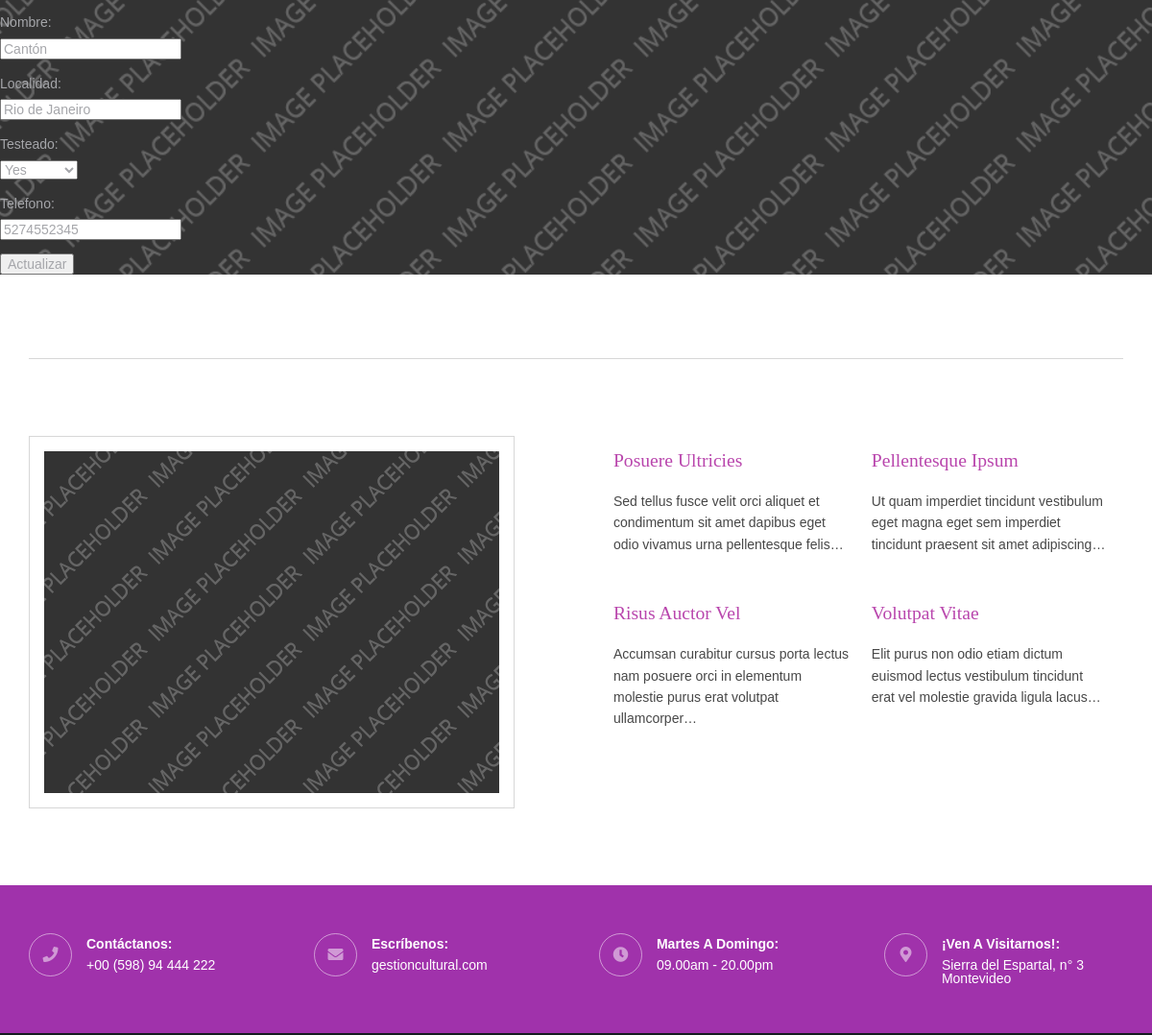
/gestion_cultural/actualiza-gastronomia/3 (middle part), run on an earlier commit of the app's database.
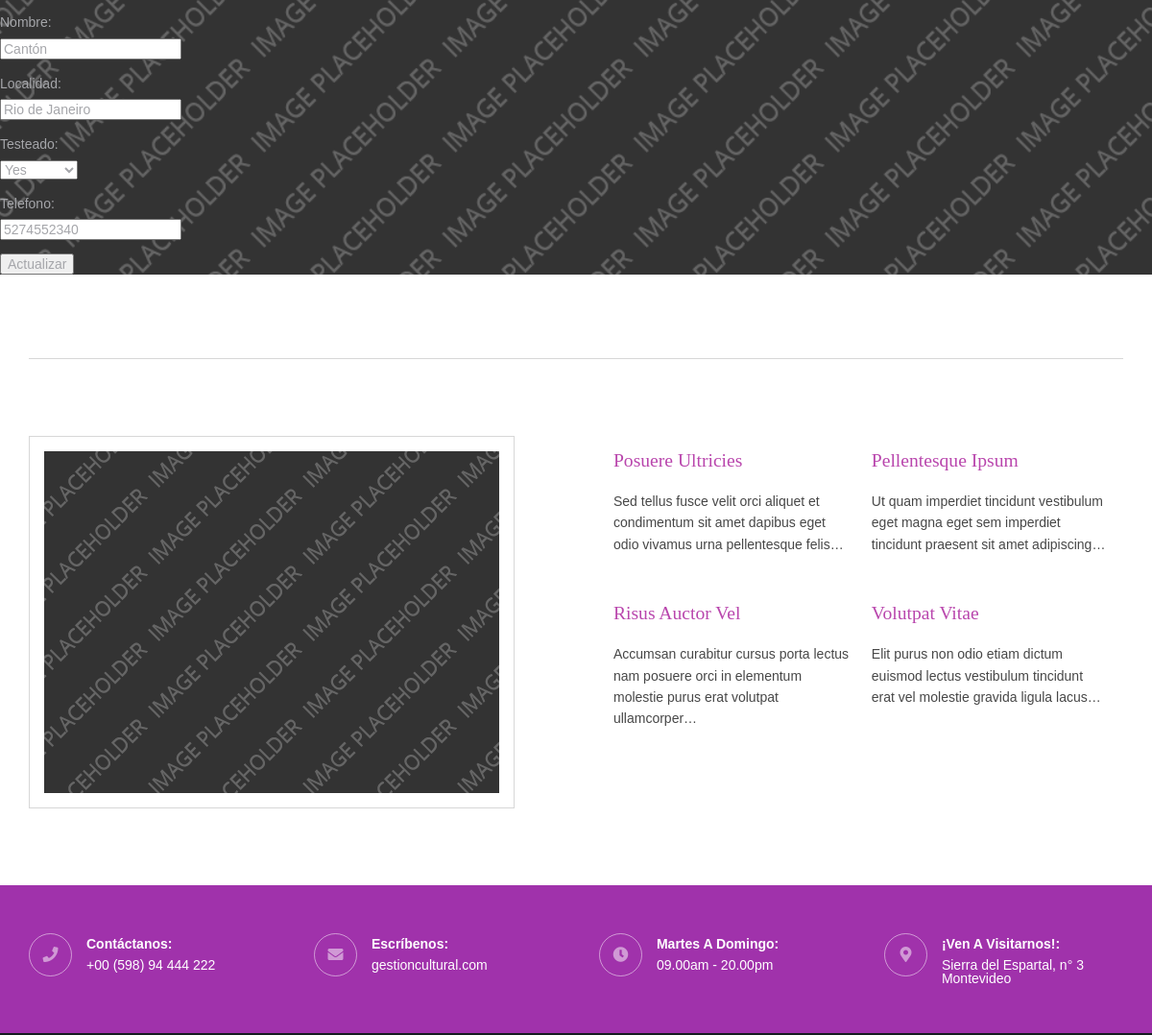
And on a later commit of the database.
### AppGestiondeCultura/models.py (models this page shows, shortened)
class Gastronomia (models.Model):
    nombre = models.CharField (max_length=35)
    localidad = models.CharField (max_length=50)
    testeado = models.BooleanField(null=True)
    telefono = models.IntegerField(null=True)

### AppGestiondeCultura/views.py (the view)
# urls.py: path('actualiza-gastronomia/<pk>', GastronomiaUpdate.as_view(), name='ActualizaGastronomia'),
class GastronomiaUpdate (UpdateView):
    model = Gastronomia
    template_name = 'gastronomia_update.html'
    fields = ('__all__')
    success_url = "/gestion_cultural/lista-gastronomia/"
    context_object_name = 'detalle_gastronomia'

### AppGestiondeCultura/templates/gastronomia_update.html (shortened to what this page needs)
{% extends 'padre.html' %}
{%block ContenidoVariable %}
    <form action="{%url 'ActualizaGastronomia' detalle_gastronomia.id %}" method="post">{% csrf_token %}
        {{form.as_p}}
        <button type="submit"> Actualizar </button>
    </form>
{%endblock ContenidoVariable %}

### AppGestiondeCultura/templates/padre.html (shortened to what this page needs)
<!DOCTYPE html>
<html lang="">
<head>
{% load static %}
<link href="layout/styles/layout.css" rel="stylesheet" type="text/css" media="all">
<link href="{% static 'layout/styles/layout.css' %}" rel="stylesheet" />
</head>
<body id="top">
<div class="bgded" style="background-image:url('images/demo/backgrounds/01.png');">
    {% block ContenidoVariable %}{% endblock ContenidoVariable %}
</div>
<div class="wrapper row3">
  <main class="hoc container clear">
    <hr class="btmspace-80">
    <section class="group">
      <div class="one_half first"><img class="inspace-15 borderedbox" src="images/demo/474x356.png" alt=""></div>
      <div class="one_half">
        <ul class="nospace group inspace-15">
          <li class="one_half first btmspace-50">
            <article>
              <h6 class="heading"><a href="#">Posuere ultricies</a></h6>
              <p class="nospace">Sed tellus fusce velit orci aliquet et condimentum sit amet dapibus eget odio vivamus urna pellentesque felis&hellip;</p>
            </article>
          </li>
          <li class="one_half btmspace-50">
            <article>
              <h6 class="heading"><a href="#">Pellentesque ipsum</a></h6>
              <p class="nospace">Ut quam imperdiet tincidunt vestibulum eget magna eget sem imperdiet tincidunt praesent sit amet adipiscing&hellip;</p>
            </article>
          </li>
          <li class="one_half first">
            <article>
              <h6 class="heading"><a href="#">Risus auctor vel</a></h6>
              <p class="nospace">Accumsan curabitur cursus porta lectus nam posuere orci in elementum molestie purus erat volutpat ullamcorper&hellip;</p>
            </article>
          </li>
          <li class="one_half">
            <article>
              <h6 class="heading"><a href="#">Volutpat vitae</a></h6>
              <p class="nospace">Elit purus non odio etiam dictum euismod lectus vestibulum tincidunt erat vel molestie gravida ligula lacus&hellip;</p>
            </article>
          </li>
        </ul>
      </div>
    </section>
  </main>
</div>
<div class="wrapper coloured">
  <section id="ctdetails" class="hoc clear">
    <ul class="nospace clear">
      <li class="one_quarter first">
        <div class="block clear"><a href="#"><i class="fas fa-phone"></i></a> <span><strong>Contáctanos:</strong> +00 (598) 94 444 222</span></div>
      </li>
      <li class="one_quarter">
        <div class="block clear"><a href="#"><i class="fas fa-envelope"></i></a> <span><strong>Escríbenos:</strong> gestioncultural.com</span></div>
      </li>
      <li class="one_quarter">
        <div class="block clear"><a href="#"><i class="fas fa-clock"></i></a> <span><strong> Martes a Domingo:</strong> 09.00am - 20.00pm</span></div>
      </li>
      <li class="one_quarter">
        <div class="block clear"><a href="#"><i class="fas fa-map-marker-alt"></i></a> <span><strong>¡Ven a visitarnos!:</strong> Sierra del Espartal, n° 3  Montevideo</div>
      </li>
    </ul>
  </section>
</div>
</body>
</html>

### AppGestiondeCultura/static/layout/styles/layout.css (style rules this page uses)
.container { padding:80px 0; }
#ctdetails { padding:50px 0; }
#ctdetails ul li div { position:relative; min-height:45px; padding:0 0 0 60px; line-height:1; }
#ctdetails ul li div i { position:absolute; top:0; left:0; width:45px; height:45px; line-height:43px; font-size:16px; text-align:center; border:1px solid; border-radius:50%; }
#ctdetails ul li div span { display:block; padding:4px 0 0 0; }
#ctdetails ul li div strong { display:block; margin:0 0 8px 0; text-transform:capitalize; }
*, *::before, *::after { transition:all .3s ease-in-out; }
body { color:#A5A6AA; background-color:#161C21; }
a { color:#B946AD; }
hr, .borderedbox { border-color:#D7D7D7; }
.coloured { color:#FFFFFF; background-color:#A032AB; }
.row3 { color:#474747; background-color:#FFFFFF; }
#ctdetails ul li div a { color:#FFFFFF; }
#ctdetails ul li div a i { color:rgba(255,255,255,.5); border-color:rgba(255,255,255,.5); }
#ctdetails ul li div strong { color:#FFFFFF; }
@media screen and (min-width:1140px) { .hoc { max-width:1140px; } }

### AppGestiondeCultura/static/layout/styles/framework.css (style rules this page uses)
html { overflow-y:scroll; overflow-x:hidden; }
html, body { margin:0; padding:0; font-size:14px; line-height:1.6em; }
*, *::before, *::after { box-sizing:border-box; }
.nospace { margin:0; padding:0; list-style:none; }
.block { display:block; }
.borderedbox { border:1px solid; }
.bgded { background-position:top center; background-repeat:no-repeat; background-size:cover; }
.clear, .group { display:block; }
.clear::before, .clear::after, .group::before, .group::after { display:table; content:""; }
.clear, .clear::after, .group, .group::after { clear:both; }
a { outline:none; text-decoration:none; }
img { width:auto; max-width:100%; height:auto; margin:0; padding:0; border:none; line-height:normal; vertical-align:middle; }
body, input, textarea, select { font-family:Verdana, Geneva, sans-serif; }
h1, h2, h3, h4, h5, h6, .heading { font-family:Georgia, "Times New Roman", Times, serif; }
form, fieldset, legend { margin:0; padding:0; border:none; }
label, input, textarea, select, button { display:block; resize:none; outline:none; color:inherit; font-size:inherit; font-family:inherit; vertical-align:middle; }
label { margin-bottom:5px; }
:required, :invalid { outline:none; box-shadow:none; }
::placeholder { opacity:1; }
h1, h2, h3, h4, h5, h6, .heading { margin:0 0 20px 0; font-size:1.4rem; line-height:normal; font-weight:normal; text-transform:capitalize; }
hr { display:block; width:100%; height:1px; border:solid; border-width:1px 0 0 0; }
.wrapper { display:block; position:relative; width:100%; margin:0; padding:0; text-align:left; word-wrap:break-word; }
.hoc { display:block; margin:0 auto; }
address, article, aside, figcaption, figure, footer, header, main, nav, section { display:block; margin:0; padding:0; }
.one_half, .one_third, .two_third, .one_quarter, .two_quarter, .three_quarter { display:inline-block; float:left; margin:0 0 0 4.21052%; list-style:none; }
.first { margin-left:0; clear:left; }
.one_quarter { width:21.8421%; }
.one_half, .two_quarter { width:47.89473%; }
.btmspace-50 { margin-bottom:50px; }
.btmspace-80 { margin-bottom:80px; }
.inspace-15 { padding:15px; }

What changed in the data, as far as the page shows it:
changed Gastronomia "Cantón": telefono "5274552345" → "5274552340"
